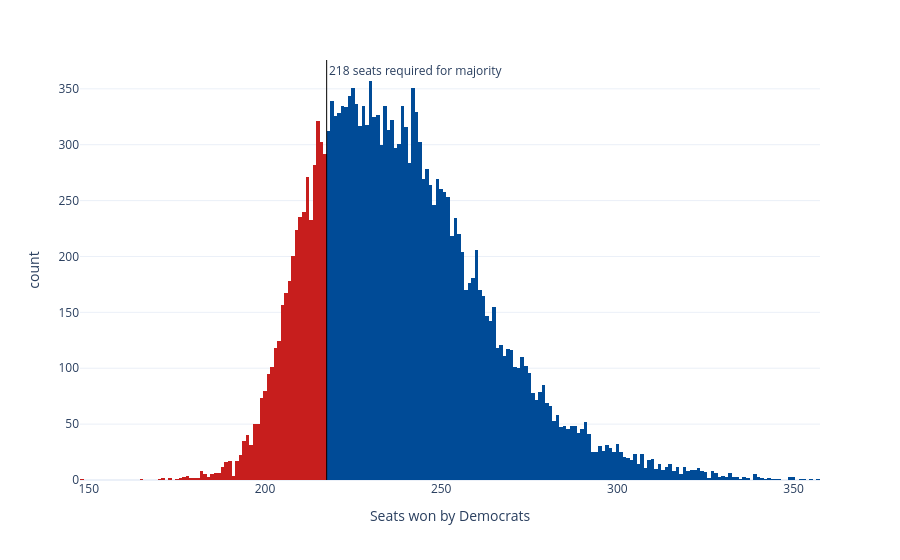

The notebook cell saved with this chart:
### Code cell
sims_hist = px.histogram(seat_sims, x='seats', nbins=np.unique(seat_sims['seats']).shape[0]*2, color='winner',
                         color_discrete_map={'Democrats': '#004b97', 'Republicans': '#c71e1d'},
                         labels={'seats':'Seats won by Democrats', 'winner': 'Winner'}, template='plotly_white')
sims_hist.update_traces(showlegend=False)
sims_hist.add_vline(x=217.5, line_width=1, line_color='black', annotation_text='218 seats required for majority', 
                    annotation_position='top right')
sims_hist

### Figure 1 — Plotly figure (JSON) as saved in the notebook; plotly's stock layout.template omitted (floating-point values rounded to 4 significant figures; data arrays with more than 128 entries replaced by an {"elided": "..."} marker saying what was removed)
{"data": [{"bingroup": "x", "hovertemplate": "Winner=Republicans<br>Seats won by Democrats=%{x}<br>count=%{y}<extra></extra>", "legendgroup": "Republicans", "marker": {"color": "#c71e1d", "pattern": {"shape": ""}}, "name": "Republicans", "nbinsx": 364, "orientation": "v", "showlegend": false, "type": "histogram", "x": {"elided": "4043 int values"}, "xaxis": "x", "yaxis": "y"}, {"bingroup": "x", "hovertemplate": "Winner=Democrats<br>Seats won by Democrats=%{x}<br>count=%{y}<extra></extra>", "legendgroup": "Democrats", "marker": {"color": "#004b97", "pattern": {"shape": ""}}, "name": "Democrats", "nbinsx": 364, "orientation": "v", "showlegend": false, "type": "histogram", "x": {"elided": "15957 int values"}, "xaxis": "x", "yaxis": "y"}], "layout": {"annotations": [{"showarrow": false, "text": "218 seats required for majority", "x": 217.5, "xanchor": "left", "xref": "x", "y": 1, "yanchor": "top", "yref": "y domain"}], "barmode": "relative", "legend": {"title": {"text": "Winner"}, "tracegroupgap": 0}, "margin": {"t": 60}, "shapes": [{"line": {"color": "black", "width": 1}, "type": "line", "x0": 217.5, "x1": 217.5, "xref": "x", "y0": 0, "y1": 1, "yref": "y domain"}], "xaxis": {"anchor": "y", "domain": [0, 1], "title": {"text": "Seats won by Democrats"}}, "yaxis": {"anchor": "x", "domain": [0, 1], "title": {"text": "count"}}}}
